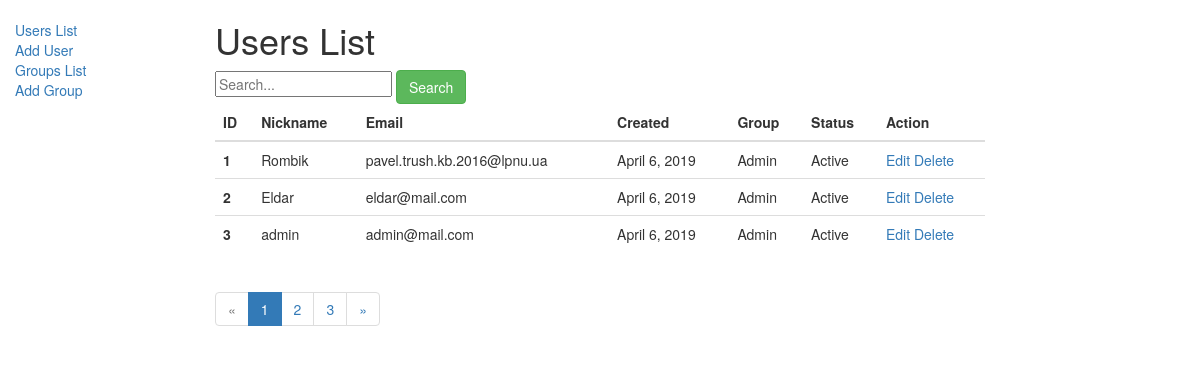
The app's page /home/users/ with its own data.
### task/models.py (models this page shows, shortened)
class User(models.Model):
    USER_STATUS = (
        ('Active', 'Active'),
        ('Inactive', 'Inactive'),
    )
    username = models.CharField('Nickname', unique=True, max_length=100)
    email = models.EmailField('E-mail', unique=True, default='', error_messages={'invalid': 'example@mail.com'})
    created = models.DateField('Date of created', auto_now_add=True)
    group = models.ForeignKey('Group', verbose_name='Group', null=True, blank=True, on_delete=models.PROTECT)
    status = models.CharField(max_length=10, choices=USER_STATUS, default='Active')

class Group(models.Model):
    name = models.TextField('Name', help_text='Enter groupname:')
    description = models.TextField('Description', help_text='Enter description: ', null=True, blank=True)
    editing = models.BooleanField(default=False)
    creating = models.BooleanField(default=False)
    deleting = models.BooleanField(default=False)
    def __str__(self):
        return  self.name

### task/views.py (the view)
# urls.py: path('users/', views.UserListView.as_view(), name='user_list'),
class UserListView(generic.ListView):  # List of Users
    model = User
    template_name = 'list_of_users.html'
    paginate_by = 3
    def get_queryset(self):  # Search users
        query = self.request.GET.get('q')
        if query:
            return User.objects.filter(Q(username__icontains=query) | Q(email__icontains=query))
        else:
            return User.objects.all()
    def get_context_data(self, **kwargs):  # for query paginator
        context = super().get_context_data(**kwargs)
        context['query'] = self.request.GET.get('q')
        return context

### templates/list_of_users.html (shortened to what this page needs)
{% extends "base_generic.html" %}
{% block content %}
<h1>Users List</h1>
    {% if user_list %}
        <form method="GET" action="" id="searchform">
    <input class="searchfield" id="searchbox" name="q" type="text" value="{{ request.GET.q }}" placeholder="Search..."/>
    <button class="btn btn-success", type="submit">Search</button>
        </form>
    <table class="table table-dark">
  <thead>
    <tr>
      <th scope="col">ID</th>
      <th scope="col">Nickname</th>
      <th scope="col">Email</th>
      <th scope="col">Created</th>
      <th scope="col">Group</th>
      <th scope="col">Status</th>
      <th scope="col">Action</th>
    </tr>
  </thead>
  <tbody>
    {% for user in user_list %}
    <tr>
      <th scope="row">{{ user.id }}</th>
      <td>{{ user.username }}</td>
      <td>{{ user.email }}</td>
      <td>{{ user.created }}</td>
      <td>{{ user.group }}</td>
      <td>{{ user.status }}</td>
      <td><a href="{% url 'user_edit' user.id %}">Edit</a>  <a href="{% url 'user_delete' user.id %}">Delete</a></td>
    </tr>
    {% endfor %}
  </tbody>
</table>
    {% else %}
      <p>There are no users.</p>
    {% endif %}
{% endblock %}

### templates/base_generic.html (shortened to what this page needs)
<!DOCTYPE html>
<html lang="en">
<head>
  <link rel="stylesheet" href="https://maxcdn.bootstrapcdn.com/bootstrap/3.3.7/css/bootstrap.min.css">
  {% load static %}
  <link rel="stylesheet" href="{% static 'css/styles.css' %}">
</head>
<body>
  <div class="container-fluid">
    <div class="row">
      <div class="col-sm-2">
      {% block sidebar %}
          <ul class="sidebar-nav">
          <li><a href="{% url 'user_list' %}">Users List</a></li>
          <li><a href="{% url 'user_create' %}">Add User</a></li>
          <li><a href="{% url 'group_list' %}">Groups List</a></li>
          <li><a href="{% url 'group_create' %}">Add Group</a></li>
          </ul>
        {% endblock %}
      </div>
      <div class="col-sm-8 ">
      {% block content %}{% endblock %}
      {% block pagination %}
      {% if is_paginated %}
  <ul class="pagination">
    {% if page_obj.has_previous %}
      <li><a href="?page={{ page_obj.previous_page_number }}{% if query %}&q={{ query }}{% endif %}">&laquo;</a></li>
    {% else %}
      <li class="disabled"><span>&laquo;</span></li>
    {% endif %}
    {% for i in paginator.page_range %}
      {% if page_obj.number == i %}
        <li class="active"><span>{{ i }} <span class="sr-only">(current)</span></span></li>
      {% else %}
        <li><a href="?page={{ i }}{% if query %}&q={{ query }}{% endif %}">{{ i }}</a></li>
      {% endif %}
    {% endfor %}
    {% if page_obj.has_next %}
      <li><a href="?page={{ page_obj.next_page_number }}{% if query %}&q={{ query }}{% endif %}">&raquo;</a></li>
    {% else %}
      <li class="disabled"><span>&raquo;</span></li>
    {% endif %}
  </ul>
{% endif %}
      {% endblock %}
      </div>
    </div>
  </div>
</body>
</html>

### static/css/styles.css (style rules this page uses)
.sidebar-nav { margin-top: 20px; padding: 0; list-style: none; }

### records on screen
User: id "1", username "Rombik", email "pavel.trush.kb.2016@lpnu.ua", created "April 6, 2019", group "Admin", status "Active"
User: id "2", username "Eldar", email "eldar@mail.com", created "April 6, 2019", group "Admin", status "Active"
User: id "3", username "admin", email "admin@mail.com", created "April 6, 2019", group "Admin", status "Active"

### other values on screen
{{ i }} "1"
{{ i }} "2" "3"
